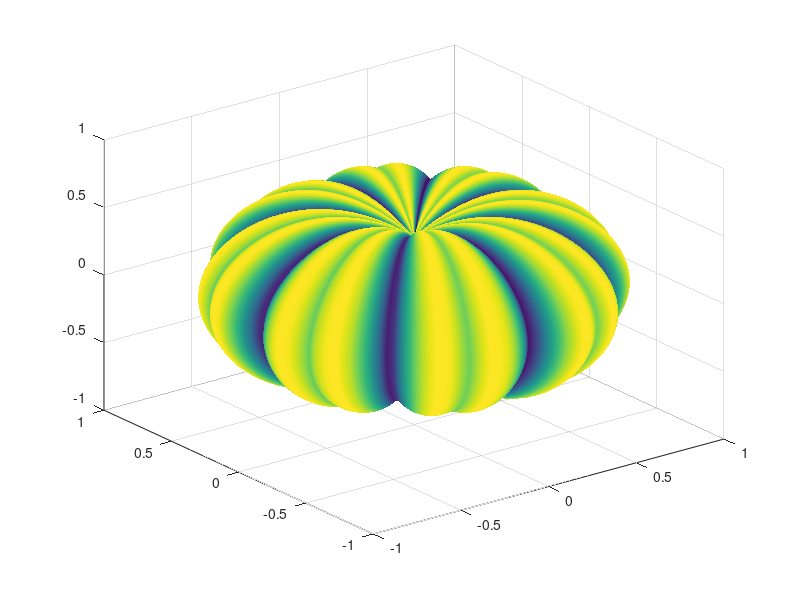

MATLAB code to generate this figure: (Note: this script raises an error after producing the figure.)
%% Orangita Pumpkin
L=@linspace;
M=@(f)(0-(1-mod(L(0,8*f,200),2)).^2);
[ Xs, Ys, Zs ] = sphere(199);
R=1+M(2)*.1 + M(4)*.05;
Xp = R.*Xs; Yp = R.*Ys;
Zp = ((0-L(1,-1,200)'.^4)*.4+.8).*Zs.*R;
Cp = hypot(hypot(Xp,Yp),Zs.*R);
surf(Xp,Yp,Zp,Cp,'FaceColor','interp','EdgeColor','none');
%% Stem
s = [ 1.5 1 repelem(.7, 6) ] .* [ repmat([.15 .08],1,8) .1 ]';
[theta, phi] = meshgrid(L(0,pi/2,8),L(0,2*pi,17));
Xs = -(.3-cos(phi).*s).*cos(theta)+.3;
Zs = (.5-cos(phi).*s).*sin(theta)+.5;
Ys = -sin(phi).*s;
surface(Xs,Ys,Zs,[],'FaceColor', '#006400', 'EdgeColor','none', 'Clipping','off');
%% Style
colormap([ L(.81, .95, 256); L(.41, .56, 256); L(0, .09, 256) ]');
axis equal
box on
material([.6 1 .3])
lighting g
camlight